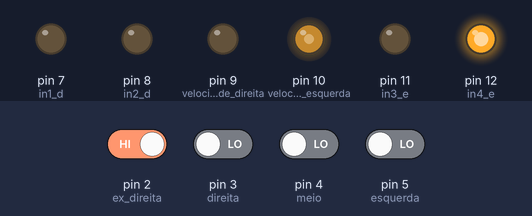
The sketch below on a simulated Arduino Uno, built with avr-gcc and run on an emulated ATmega328P. On the bench: output pins drawn as LEDs (lit = HIGH). The test bench sets the inputs (shaded band); at power-on: pin 2 (ex_direita) HIGH, pin 3 (direita), pin 4 (meio), pin 5 (esquerda) LOW.

Above: at 1.2 s.
1.3 s: pin 2 (ex_direita) driven LOW
At 2.4 s:
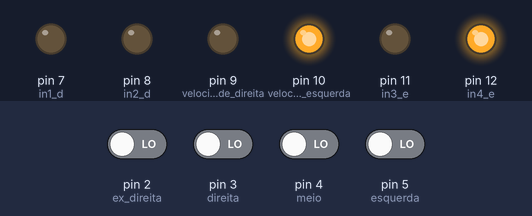
2.8 s: pin 2 (ex_direita) driven HIGH
At 3.5 s:
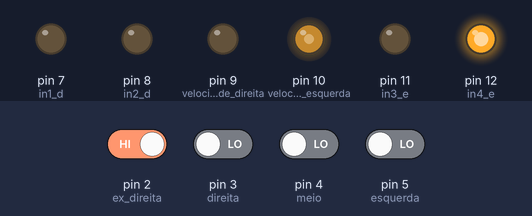
4.3 s: pin 3 (direita) driven HIGH
At 4.6 s:
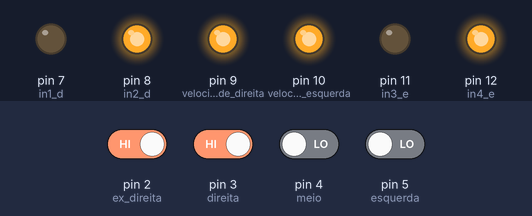
5.8 s: pin 4 (meio) driven HIGH
At 7.0 s:
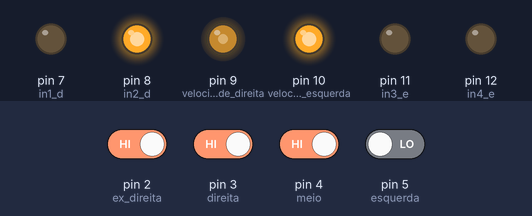
7.3 s: pin 3 (direita) driven LOW
At 8.1 s:
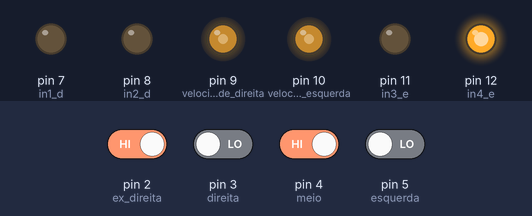
8.8 s: pin 2 (ex_direita) driven LOW
At 9.3 s:
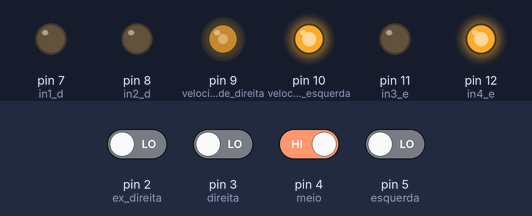
Timing chart, 0 to 11.3 s (numbered marks = the images above; inputs shaded):
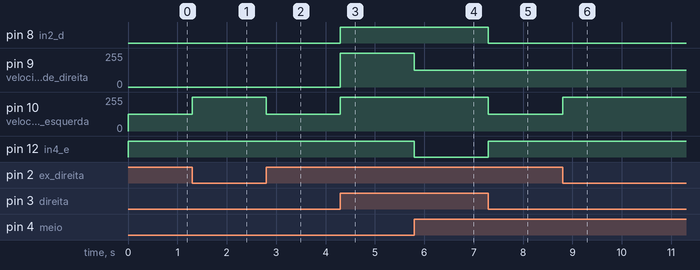

The sketch:

projeto_carrinho.ino
```cpp
const int ex_direita = 2;
const int direita = 3;
const int meio = 4;
const int esquerda = 5;
const int ex_esquerda = 6;
const int velocidade_direita = 9;
const int velocidade_esquerda = 10;
const int in1_d = 7;
const int in2_d = 8;
const int in3_e = 11;
const int in4_e = 12;


void setup() {
  Serial.begin(115200);
  pinMode(ex_direita, INPUT);
  pinMode(direita, INPUT);
  pinMode(meio, INPUT);
  pinMode(esquerda, INPUT);
  pinMode(ex_esquerda, INPUT);
  pinMode(velocidade_direita, OUTPUT);
  pinMode(velocidade_esquerda, OUTPUT);
  pinMode(in1_d, OUTPUT);
  pinMode(in2_d, OUTPUT);
  pinMode(in3_e, OUTPUT);
  pinMode(in4_e, OUTPUT);
}

void loop() {
  if(digitalRead(ex_direita) == 0){
    analogWrite(velocidade_esquerda, 255);
    digitalWrite(in4_e, 1);
    digitalWrite(in2_d, 0);
  }
  else if(digitalRead(direita) == 0){
    analogWrite(velocidade_esquerda, 127);
    digitalWrite(in4_e, 1);
    digitalWrite(in2_d, 0);
  }
  else if(digitalRead(meio) == 0){
    analogWrite(velocidade_esquerda, 255);
    analogWrite(velocidade_direita, 255);
    digitalWrite(in4_e, 1);
    digitalWrite(in2_d, 1);
  }
  else if(digitalRead(esquerda) == 0){
    analogWrite(velocidade_direita, 127);
    digitalWrite(in4_e, 0);
    digitalWrite(in2_d, 1);
  }
  else if(digitalRead(ex_esquerda) == 0){
    analogWrite(velocidade_direita, 255);
    digitalWrite(in4_e, 0);
    digitalWrite(in2_d, 1);
  }
}
```

Measured:
- after the input at 1.3 s, pin 10 (velocidade_esquerda): 127/255 → 255/255 at once
- after the input at 2.8 s, pin 10 (velocidade_esquerda): 255/255 → 127/255 at once
- after the input at 4.3 s, pin 8 (in2_d): LOW → HIGH at once; pin 9 (velocidade_direita): 0/255 → 255/255 at once; pin 10 (velocidade_esquerda): 127/255 → 255/255 at once
- after the input at 5.8 s, pin 9 (velocidade_direita): 255/255 → 127/255 at once; pin 12 (in4_e): HIGH → LOW at once
- after the input at 7.3 s, pin 8 (in2_d): HIGH → LOW at once; pin 10 (velocidade_esquerda): 255/255 → 127/255 at once; pin 12 (in4_e): LOW → HIGH at once
- after the input at 8.8 s, pin 10 (velocidade_esquerda): 127/255 → 255/255 at once
